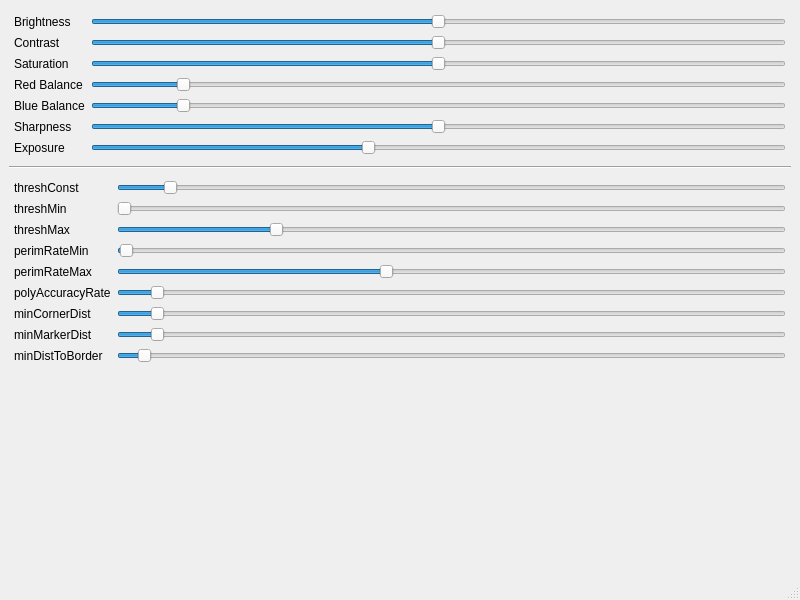
<?xml version="1.0" encoding="UTF-8"?>
<ui version="4.0">
 <class>MainWindow</class>
 <widget class="QMainWindow" name="MainWindow">
  <property name="geometry">
   <rect>
    <x>0</x>
    <y>0</y>
    <width>800</width>
    <height>600</height>
   </rect>
  </property>
  <property name="windowTitle">
   <string>MainWindow</string>
  </property>
  <widget class="QWidget" name="centralwidget">
   <layout class="QGridLayout" name="gridLayout">
    <item row="0" column="0">
     <layout class="QVBoxLayout" name="verticalLayout">
      <item>
       <layout class="QFormLayout" name="formLayout_2">
        <property name="leftMargin">
         <number>5</number>
        </property>
        <property name="topMargin">
         <number>5</number>
        </property>
        <property name="rightMargin">
         <number>5</number>
        </property>
        <property name="bottomMargin">
         <number>5</number>
        </property>
        <item row="0" column="0">
         <widget class="QLabel" name="label">
          <property name="text">
           <string>Brightness</string>
          </property>
         </widget>
        </item>
        <item row="1" column="0">
         <widget class="QLabel" name="label_2">
          <property name="text">
           <string>Contrast</string>
          </property>
         </widget>
        </item>
        <item row="2" column="0">
         <widget class="QLabel" name="label_3">
          <property name="text">
           <string>Saturation</string>
          </property>
         </widget>
        </item>
        <item row="3" column="0">
         <widget class="QLabel" name="label_4">
          <property name="text">
           <string>Red Balance</string>
          </property>
         </widget>
        </item>
        <item row="4" column="0">
         <widget class="QLabel" name="label_5">
          <property name="text">
           <string>Blue Balance</string>
          </property>
         </widget>
        </item>
        <item row="5" column="0">
         <widget class="QLabel" name="label_6">
          <property name="text">
           <string>Sharpness</string>
          </property>
         </widget>
        </item>
        <item row="6" column="0">
         <widget class="QLabel" name="label_7">
          <property name="text">
           <string>Exposure</string>
          </property>
         </widget>
        </item>
        <item row="1" column="1">
         <widget class="QSlider" name="contrastEntry">
          <property name="minimum">
           <number>-100</number>
          </property>
          <property name="maximum">
           <number>100</number>
          </property>
          <property name="tracking">
           <bool>true</bool>
          </property>
          <property name="orientation">
           <enum>Qt::Horizontal</enum>
          </property>
         </widget>
        </item>
        <item row="2" column="1">
         <widget class="QSlider" name="saturationEntry">
          <property name="minimum">
           <number>-100</number>
          </property>
          <property name="maximum">
           <number>100</number>
          </property>
          <property name="orientation">
           <enum>Qt::Horizontal</enum>
          </property>
         </widget>
        </item>
        <item row="3" column="1">
         <widget class="QSlider" name="redBalanceEntry">
          <property name="minimum">
           <number>1</number>
          </property>
          <property name="maximum">
           <number>7999</number>
          </property>
          <property name="value">
           <number>1000</number>
          </property>
          <property name="orientation">
           <enum>Qt::Horizontal</enum>
          </property>
         </widget>
        </item>
        <item row="4" column="1">
         <widget class="QSlider" name="blueBalanceEntry">
          <property name="minimum">
           <number>1</number>
          </property>
          <property name="maximum">
           <number>7999</number>
          </property>
          <property name="value">
           <number>1000</number>
          </property>
          <property name="orientation">
           <enum>Qt::Horizontal</enum>
          </property>
         </widget>
        </item>
        <item row="5" column="1">
         <widget class="QSlider" name="sharpnessEntry">
          <property name="minimum">
           <number>-100</number>
          </property>
          <property name="maximum">
           <number>100</number>
          </property>
          <property name="orientation">
           <enum>Qt::Horizontal</enum>
          </property>
         </widget>
        </item>
        <item row="6" column="1">
         <widget class="QSlider" name="exposureEntry">
          <property name="minimum">
           <number>1</number>
          </property>
          <property name="maximum">
           <number>200</number>
          </property>
          <property name="value">
           <number>80</number>
          </property>
          <property name="orientation">
           <enum>Qt::Horizontal</enum>
          </property>
         </widget>
        </item>
        <item row="0" column="1">
         <widget class="QSlider" name="brightnessEntry">
          <property name="maximum">
           <number>100</number>
          </property>
          <property name="value">
           <number>50</number>
          </property>
          <property name="orientation">
           <enum>Qt::Horizontal</enum>
          </property>
         </widget>
        </item>
       </layout>
      </item>
     </layout>
    </item>
    <item row="2" column="0">
     <layout class="QFormLayout" name="formLayout">
      <property name="leftMargin">
       <number>5</number>
      </property>
      <property name="topMargin">
       <number>5</number>
      </property>
      <property name="rightMargin">
       <number>5</number>
      </property>
      <property name="bottomMargin">
       <number>5</number>
      </property>
      <item row="0" column="1">
       <widget class="QSlider" name="threshConstEntry">
        <property name="value">
         <number>7</number>
        </property>
        <property name="orientation">
         <enum>Qt::Horizontal</enum>
        </property>
       </widget>
      </item>
      <item row="8" column="1">
       <widget class="QSlider" name="minDistToBorderEntry">
        <property name="maximum">
         <number>100</number>
        </property>
        <property name="value">
         <number>3</number>
        </property>
        <property name="orientation">
         <enum>Qt::Horizontal</enum>
        </property>
       </widget>
      </item>
      <item row="8" column="0">
       <widget class="QLabel" name="label_8">
        <property name="text">
         <string>minDistToBorder</string>
        </property>
       </widget>
      </item>
      <item row="0" column="0">
       <widget class="QLabel" name="label_9">
        <property name="text">
         <string>threshConst</string>
        </property>
       </widget>
      </item>
      <item row="1" column="1">
       <widget class="QSlider" name="threshMinEntry">
        <property name="minimum">
         <number>3</number>
        </property>
        <property name="value">
         <number>3</number>
        </property>
        <property name="orientation">
         <enum>Qt::Horizontal</enum>
        </property>
       </widget>
      </item>
      <item row="2" column="1">
       <widget class="QSlider" name="threshMaxEntry">
        <property name="maximum">
         <number>99</number>
        </property>
        <property name="singleStep">
         <number>3</number>
        </property>
        <property name="value">
         <number>23</number>
        </property>
        <property name="orientation">
         <enum>Qt::Horizontal</enum>
        </property>
       </widget>
      </item>
      <item row="3" column="1">
       <widget class="QSlider" name="perimRateMinEntry">
        <property name="maximum">
         <number>1000</number>
        </property>
        <property name="value">
         <number>3</number>
        </property>
        <property name="orientation">
         <enum>Qt::Horizontal</enum>
        </property>
       </widget>
      </item>
      <item row="7" column="1">
       <widget class="QSlider" name="minMarkerDistEntry">
        <property name="maximum">
         <number>100</number>
        </property>
        <property name="value">
         <number>5</number>
        </property>
        <property name="orientation">
         <enum>Qt::Horizontal</enum>
        </property>
       </widget>
      </item>
      <item row="6" column="1">
       <widget class="QSlider" name="minCornerDistEntry">
        <property name="maximum">
         <number>100</number>
        </property>
        <property name="value">
         <number>5</number>
        </property>
        <property name="orientation">
         <enum>Qt::Horizontal</enum>
        </property>
       </widget>
      </item>
      <item row="5" column="1">
       <widget class="QSlider" name="polyAccuracyRateEntry">
        <property name="maximum">
         <number>100</number>
        </property>
        <property name="value">
         <number>5</number>
        </property>
        <property name="orientation">
         <enum>Qt::Horizontal</enum>
        </property>
       </widget>
      </item>
      <item row="4" column="1">
       <widget class="QSlider" name="perimRateMaxEntry">
        <property name="maximum">
         <number>1000</number>
        </property>
        <property name="value">
         <number>400</number>
        </property>
        <property name="orientation">
         <enum>Qt::Horizontal</enum>
        </property>
       </widget>
      </item>
      <item row="1" column="0">
       <widget class="QLabel" name="label_10">
        <property name="text">
         <string>threshMin</string>
        </property>
       </widget>
      </item>
      <item row="2" column="0">
       <widget class="QLabel" name="label_11">
        <property name="text">
         <string>threshMax</string>
        </property>
       </widget>
      </item>
      <item row="3" column="0">
       <widget class="QLabel" name="label_12">
        <property name="text">
         <string>perimRateMin</string>
        </property>
       </widget>
      </item>
      <item row="4" column="0">
       <widget class="QLabel" name="label_13">
        <property name="text">
         <string>perimRateMax</string>
        </property>
       </widget>
      </item>
      <item row="5" column="0">
       <widget class="QLabel" name="label_14">
        <property name="text">
         <string>polyAccuracyRate</string>
        </property>
       </widget>
      </item>
      <item row="6" column="0">
       <widget class="QLabel" name="label_15">
        <property name="text">
         <string>minCornerDist</string>
        </property>
       </widget>
      </item>
      <item row="7" column="0">
       <widget class="QLabel" name="label_16">
        <property name="text">
         <string>minMarkerDist</string>
        </property>
       </widget>
      </item>
     </layout>
    </item>
    <item row="3" column="0">
     <spacer name="verticalSpacer">
      <property name="orientation">
       <enum>Qt::Vertical</enum>
      </property>
      <property name="sizeHint" stdset="0">
       <size>
        <width>20</width>
        <height>40</height>
       </size>
      </property>
     </spacer>
    </item>
    <item row="1" column="0">
     <widget class="Line" name="line">
      <property name="orientation">
       <enum>Qt::Horizontal</enum>
      </property>
     </widget>
    </item>
   </layout>
  </widget>
  <widget class="QMenuBar" name="menubar">
   <property name="geometry">
    <rect>
     <x>0</x>
     <y>0</y>
     <width>800</width>
     <height>20</height>
    </rect>
   </property>
  </widget>
  <widget class="QStatusBar" name="statusbar"/>
 </widget>
 <resources/>
 <connections/>
</ui>
